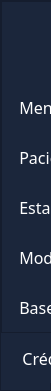
      <widget class="QFrame" name="menu">
       <property name="minimumSize">
        <size>
         <width>51</width>
         <height>0</height>
        </size>
       </property>
       <property name="maximumSize">
        <size>
         <width>0</width>
         <height>16777215</height>
        </size>
       </property>
       <property name="font">
        <font>
         <family>Circular Std Book</family>
         <pointsize>10</pointsize>
        </font>
       </property>
       <property name="styleSheet">
        <string notr="true">background-color: rgb(27, 38, 59);
color: white;</string>
       </property>
       <property name="frameShape">
        <enum>QFrame::StyledPanel</enum>
       </property>
       <property name="frameShadow">
        <enum>QFrame::Raised</enum>
       </property>
       <layout class="QVBoxLayout" name="verticalLayout_2">
        <property name="spacing">
         <number>0</number>
        </property>
        <property name="leftMargin">
         <number>0</number>
        </property>
        <property name="topMargin">
         <number>0</number>
        </property>
        <property name="rightMargin">
         <number>0</number>
        </property>
        <property name="bottomMargin">
         <number>7</number>
        </property>
        <item alignment="Qt::AlignTop">
         <widget class="QFrame" name="options">
          <property name="minimumSize">
           <size>
            <width>240</width>
            <height>0</height>
           </size>
          </property>
          <property name="maximumSize">
           <size>
            <width>240</width>
            <height>16777215</height>
           </size>
          </property>
          <property name="font">
           <font>
            <family>Circular Std Book</family>
           </font>
          </property>
          <property name="styleSheet">
           <string notr="true">QPushButton {
border: 0px solid;
color: white;
text-align: left;
padding-left: 9px;
}

QPushButton:hover {
background-color: rgb(0, 0, 30);
color: white;
border-left: 3px solid;
border-color: rgb(255, 255, 255);
}

QLabel {
color: white;
}</string>
          </property>
          <property name="frameShape">
           <enum>QFrame::StyledPanel</enum>
          </property>
          <property name="frameShadow">
           <enum>QFrame::Raised</enum>
          </property>
          <layout class="QVBoxLayout" name="verticalLayout_3">
           <property name="spacing">
            <number>0</number>
           </property>
           <property name="leftMargin">
            <number>0</number>
           </property>
           <property name="topMargin">
            <number>0</number>
           </property>
           <property name="rightMargin">
            <number>0</number>
           </property>
           <property name="bottomMargin">
            <number>0</number>
           </property>
           <item alignment="Qt::AlignHCenter">
            <widget class="QLabel" name="lbl_name_program">
             <property name="minimumSize">
              <size>
               <width>0</width>
               <height>80</height>
              </size>
             </property>
             <property name="maximumSize">
              <size>
               <width>16777215</width>
               <height>80</height>
              </size>
             </property>
             <property name="font">
              <font>
               <family>Circular Std Book</family>
               <pointsize>19</pointsize>
               <italic>false</italic>
               <bold>true</bold>
               <underline>false</underline>
               <strikeout>false</strikeout>
               <kerning>true</kerning>
              </font>
             </property>
             <property name="styleSheet">
              <string notr="true">color: white;</string>
             </property>
             <property name="text">
              <string>Project RVR</string>
             </property>
             <property name="alignment">
              <set>Qt::AlignCenter</set>
             </property>
            </widget>
           </item>
           <item>
            <widget class="QPushButton" name="btn_menu">
             <property name="minimumSize">
              <size>
               <width>0</width>
               <height>50</height>
              </size>
             </property>
             <property name="maximumSize">
              <size>
               <width>16777215</width>
               <height>50</height>
              </size>
             </property>
             <property name="font">
              <font>
               <family>Circular Std</family>
               <pointsize>12</pointsize>
              </font>
             </property>
             <property name="text">
              <string>  Menú</string>
             </property>
             <property name="icon">
              <iconset resource="icons/icons.qrc">
               <normaloff>:/icons/menu-lockw.png</normaloff>:/icons/menu-lockw.png</iconset>
             </property>
             <property name="iconSize">
              <size>
               <width>30</width>
               <height>30</height>
              </size>
             </property>
            </widget>
           </item>
           <item>
            <widget class="QPushButton" name="btn_paciente">
             <property name="minimumSize">
              <size>
               <width>0</width>
               <height>50</height>
              </size>
             </property>
             <property name="maximumSize">
              <size>
               <width>16777215</width>
               <height>50</height>
              </size>
             </property>
             <property name="font">
              <font>
               <family>Circular Std</family>
               <pointsize>12</pointsize>
              </font>
             </property>
             <property name="text">
              <string>  Paciente</string>
             </property>
             <property name="icon">
              <iconset resource="icons/icons.qrc">
               <normaloff>:/icons/patient.png</normaloff>:/icons/patient.png</iconset>
             </property>
             <property name="iconSize">
              <size>
               <width>30</width>
               <height>30</height>
              </size>
             </property>
            </widget>
           </item>
           <item>
            <widget class="QPushButton" name="btn_estadistica_patient">
             <property name="minimumSize">
              <size>
               <width>0</width>
               <height>50</height>
              </size>
             </property>
             <property name="maximumSize">
              <size>
               <width>16777215</width>
               <height>50</height>
              </size>
             </property>
             <property name="font">
              <font>
               <family>Circular Std</family>
               <pointsize>12</pointsize>
              </font>
             </property>
             <property name="text">
              <string>  Estadísticas del Paciente</string>
             </property>
             <property name="icon">
              <iconset resource="icons/icons.qrc">
               <normaloff>:/icons/analytics.png</normaloff>:/icons/analytics.png</iconset>
             </property>
             <property name="iconSize">
              <size>
               <width>30</width>
               <height>30</height>
              </size>
             </property>
            </widget>
           </item>
           <item>
            <widget class="QPushButton" name="btn_model3D">
             <property name="minimumSize">
              <size>
               <width>0</width>
               <height>50</height>
              </size>
             </property>
             <property name="maximumSize">
              <size>
               <width>16777215</width>
               <height>50</height>
              </size>
             </property>
             <property name="font">
              <font>
               <family>Circular Std</family>
               <pointsize>12</pointsize>
              </font>
             </property>
             <property name="text">
              <string>  Modelo 3D</string>
             </property>
             <property name="icon">
              <iconset resource="icons/icons.qrc">
               <normaloff>:/icons/3d.png</normaloff>:/icons/3d.png</iconset>
             </property>
             <property name="iconSize">
              <size>
               <width>30</width>
               <height>30</height>
              </size>
             </property>
            </widget>
           </item>
           <item>
            <widget class="QPushButton" name="btn_db">
             <property name="minimumSize">
              <size>
               <width>0</width>
               <height>50</height>
              </size>
             </property>
             <property name="maximumSize">
              <size>
               <width>16777215</width>
               <height>50</height>
              </size>
             </property>
             <property name="font">
              <font>
               <family>Circular Std</family>
               <pointsize>12</pointsize>
              </font>
             </property>
             <property name="text">
              <string>  Base de Datos</string>
             </property>
             <property name="icon">
              <iconset resource="icons/icons.qrc">
               <normaloff>:/icons/db.png</normaloff>:/icons/db.png</iconset>
             </property>
             <property name="iconSize">
              <size>
               <width>30</width>
               <height>30</height>
              </size>
             </property>
            </widget>
           </item>
          </layout>
         </widget>
        </item>
        <item>
         <widget class="QPushButton" name="btn_creditos">
          <property name="minimumSize">
           <size>
            <width>240</width>
            <height>50</height>
           </size>
          </property>
          <property name="maximumSize">
           <size>
            <width>240</width>
            <height>50</height>
           </size>
          </property>
          <property name="font">
           <font>
            <family>Circular Std</family>
            <pointsize>12</pointsize>
           </font>
          </property>
          <property name="cursor">
           <cursorShape>PointingHandCursor</cursorShape>
          </property>
          <property name="styleSheet">
           <string notr="true">QPushButton {
border: 0px solid;
color: white;
text-align: left;
padding-left: 9px;
}

QPushButton:hover {
background-color: rgb(0, 0, 30);
color: white;
border-left: 3px solid;
border-color: rgb(255, 255, 255);
}</string>
          </property>
          <property name="text">
           <string>   Créditos</string>
          </property>
          <property name="icon">
           <iconset resource="icons/icons.qrc">
            <normaloff>:/icons/credit.png</normaloff>:/icons/credit.png</iconset>
          </property>
          <property name="iconSize">
           <size>
            <width>30</width>
            <height>30</height>
           </size>
          </property>
         </widget>
        </item>
       </layout>
      </widget>
